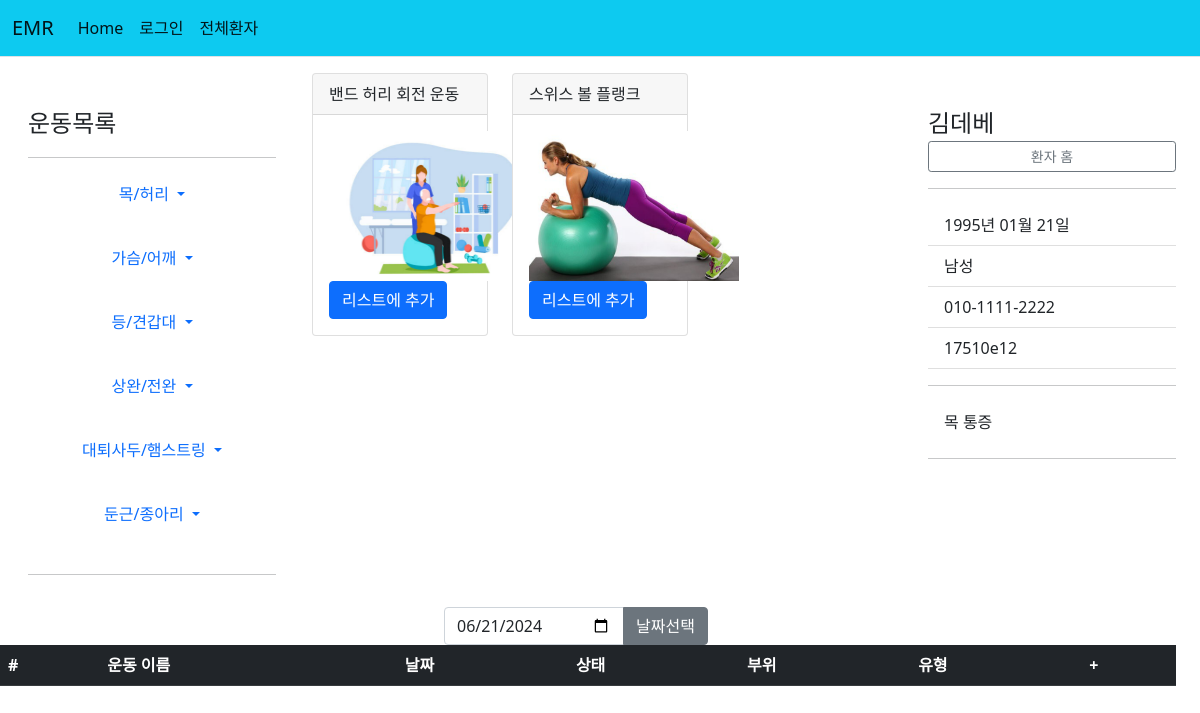
The app's page /patient/17510e12-9819-4d43-91fb-d013931eba92/목-허리/소도구/2024-06-21/add/ with its own data.
### patient/models.py (models this page shows, shortened)
class Exercise(models.Model):
    name = models.CharField(primary_key=True, max_length=30)
    part = models.ForeignKey(Part, on_delete=models.CASCADE)
    type = models.ForeignKey(ExerciseType, on_delete=models.CASCADE)
    link = models.URLField(default='https://blog.naver.com/smile86/221055278905')

class Patient2(models.Model):
    id = models.CharField(primary_key=True, max_length=36, default=uuid.uuid4)
    name = models.CharField(max_length=10)
    front_resident = models.CharField(max_length=6)
    back_resident = models.CharField(max_length=1)
    phone = models.CharField(max_length=30)
    memo = models.TextField(default='메모', null=True, blank=True)
    exercise_memo = models.TextField(default='운동처방 메모', null=True, blank=True)
    rom_memo = models.TextField(default='가동범위 검사 메모', null=True, blank=True)
    clinic_memo = models.TextField(default='물리치료 메모', null=True, blank=True)

### patient/views.py (the view)
# urls.py: path('<str:patient_id>/<str:part>/<str:type>/<str:selected_date>/add/', views.exercise_add, name='exercise_add'),
def exercise_add(request, patient_id, part, type, selected_date=''):
    patient = get_object_or_404(Patient2, pk=patient_id)
    selected_date = request.GET.get('date', selected_date)
    if selected_date=='':
        selected_date=str(timezone.now().date())
    part = get_object_or_404(Part, pk=part)
    type = get_object_or_404(ExerciseType, pk=type)
    exercises = Exercise.objects.filter(part=part, type=type)
    exercise_list = ExerciseList.objects.filter(patient=patient_id, date=selected_date)
    context = {'patient':patient, 'part':part, 'type':type, 'exercises':exercises, 'exercise_list':exercise_list, 'selected_date':selected_date}
    return render(request, 'patient/exercise_add.html', context)

### patient/templatetags/patient_filter.py (called while the page is built)
@register.filter
def back2(value):
    ans=''
    if int(value)%2==0:
        ans = '여성'
    else:
        ans = '남성'
    return ans

@register.filter
def birth2(value, back):
    if back=='3' or back=='4':
        year = '20'+value[:2]
    else:
        year = '19'+value[:2]
    birth = year+'년 '+value[2:4]+'월 '+value[4:]+'일'
    return birth

@register.filter
def id_cut(value):
    return value[:8]

### templates/patient/exercise_add.html (shortened to what this page needs)
{% extends "base.html" %}
{% load patient_filter %}
{% block content %}
{% load static %}
<div class="container-fluid">
  <div class="row">
    <div class="col-md-3">
      <div class="d-flex flex-column flex-shrink-0 p-3" style="width: 280px;">
        <svg class="bi pe-none me-2" width="40" height="32"><use xlink:href="#bootstrap"/></svg>
        <span class="fs-4">운동목록</span>
        <hr>
        <ul class="nav nav-pills flex-column mb-auto text-center">
          <li>
            <a href="#" class="nav-link text-primary align-items-center text-decoration-none dropdown-toggle" data-bs-toggle="dropdown" aria-expanded="false">
              목/허리
            </a>
          </li>
          <br>
          <li>
            <a href="#" class="nav-link align-items-center text-decoration-none dropdown-toggle" data-bs-toggle="dropdown" aria-expanded="false">
              가슴/어깨
            </a>
          </li>
          <br>
          <li>
            <a href="#" class="nav-link align-items-center text-decoration-none dropdown-toggle" data-bs-toggle="dropdown" aria-expanded="false">
              등/견갑대
            </a>
          </li>
          <br>
          <li>
            <a href="#" class="nav-link align-items-center text-decoration-none dropdown-toggle" data-bs-toggle="dropdown" aria-expanded="false">
              상완/전완
            </a>
          </li>
          <br>
          <li>
            <a href="#" class="nav-link align-items-center text-decoration-none dropdown-toggle" data-bs-toggle="dropdown" aria-expanded="false">
              대퇴사두/햄스트링
            </a>
          </li>
          <br>
          <li>
            <a href="#" class="nav-link align-items-center text-decoration-none dropdown-toggle" data-bs-toggle="dropdown" aria-expanded="false">
              둔근/종아리
            </a>
          </li>
          <br>
        </ul>
        <hr>
    </div>
    </div>
    <div class="col-md-6">
      <div class="row">
        {% for exercise in exercises %}
        <div class="col-4">
          <div class="card mb-3 mt-3 ml-3" style="max-width: 18rem;">
            <div class="card-header">{{exercise.name}}</div>
            <div class="card-body">
              <img src="{% static exercise.name|add:'.png' %}" class="card-img-top" style="width: 210px; height: 150px;">
              <a class="btn btn-primary" href="{% url 'patient:exercise_form' patient_id=patient.id part=exercise.part.part type=exercise.type.type exercise=exercise.name selected_date=selected_date %}" role="button">
                리스트에 추가
              </a>
            </div>
          </div>
        </div>
        {% endfor %}
      </div>
    </div>
    <div class="col-md-3">
      <div class="col-md-3">
        <div class="d-flex flex-column flex-shrink-0 p-3" style="width: 280px;">
            <svg class="bi pe-none me-2" width="40" height="32"><use xlink:href="#bootstrap"/></svg>
            <span class="fs-4">{{patient.name}}</span>
            <a href="{% url 'patient:detail' patient.id %}" class="btn  btn-sm btn-outline-secondary">환자 홈</a></span>
          <hr>
          <ul class="list-group list-group-flush">
            <li class="list-group-item">{{patient.front_resident|birth2:patient.back_resident}}</li>
            <li class="list-group-item">{{patient.back_resident|back2}}</li>
            <li class="list-group-item">{{patient.phone}}</li>
            <li class="list-group-item">{{patient.id|id_cut}}</li>
            <hr>
            <li class="list-group-item">{{patient.memo}}</li>
          </ul>
          <hr>
      </div>
    </div>
  </div>
  <div class="row">
    <div class="row justify-content-center">
      <div class="col-md-3">
        <form method="get">
          <div class="input-group">
            <input type="date" class="form-control" id="date" name="date" value="{{ selected_date }}">
            <button type="submit" class="btn btn-secondary">날짜선택</button>
          </div>
        </form>
      </div>
    </div>
    <table class="table table-border table-Secondary table-striped">
      <thead>
      <tr class="table-dark">
          <th scope="col">#</th>
          <th scope="col">운동 이름</th>
          <th scope="col">날짜</th>
          <th scope="col">상태</th>
          <th scope="col">부위</th>
          <th scope="col">유형</th>
          <th scope="col">+</th>
      </tr>
      </thead>
    </table>
  </div>
</div>
{% endblock %}

### static/sidebars.css (style rules this page uses)
body { min-height: 100vh; min-height: -webkit-fill-available; }
html { height: -webkit-fill-available; }
.dropdown-toggle { outline: 0; }

### records on screen
Exercise: name "밴드 허리 회전 운동", name (picture)
Exercise: name "스위스 볼 플랭크", name (picture)
Patient2: name "김데베", front_resident|birth2 "1995년 01월 21일", back_resident|back2 "남성", phone "010-1111-2222", id|id_cut "17510e12", memo "목 통증"
